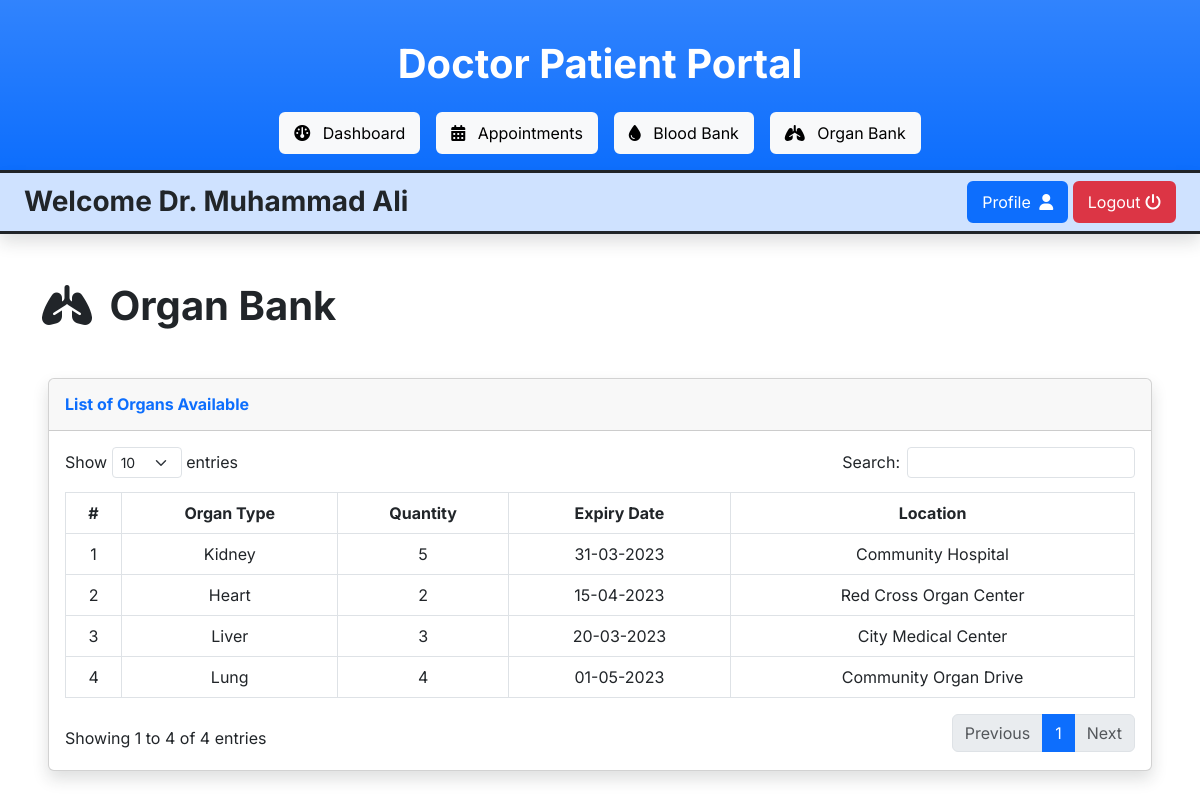
The app's page /doctor/organ-bank.php (signed in) with its own data.
### tables this page shows
CREATE TABLE `doctors` (
  `doctor_id` int(11) NOT NULL,
  `first_name` varchar(255) NOT NULL,
  `last_name` varchar(255) NOT NULL,
  `email` varchar(255) NOT NULL,
  `password` varchar(255) NOT NULL,
  `gender` varchar(255) NOT NULL,
  `dob` date NOT NULL,
  `phone` varchar(255) NOT NULL,
  `address` varchar(255) NOT NULL,
  `qualification` varchar(255) NOT NULL,
  `specialisation` varchar(255) NOT NULL,
  `dt` datetime NOT NULL DEFAULT current_timestamp()
);

CREATE TABLE `organ_bank` (
  `organ_bank_id` int(11) NOT NULL,
  `organ_type` varchar(255) NOT NULL,
  `quantity` int(11) NOT NULL,
  `expiry_date` date NOT NULL,
  `location` varchar(255) NOT NULL
);

### doctor/organ-bank.php (the view, shortened to what this page needs)
<?php include("includes/header.php") ?>
<div class="container my-5">
    <h1><i class="fa-solid fa-lungs me-2"></i> Organ Bank</h1>
</div>
<div class="card shadow mb-4 mx-5">
    <div class="card-header py-3">
        <h6 class="m-0 font-weight-bold text-primary">List of Organs Available</h6>
    </div>
    <div class="card-body">
        <div class="table-responsive">
            <table class="table table-bordered w-100 py-2 text-center" id="organTable">
                <thead>
                    <tr>
                        <th>#</th>
                        <th>Organ Type</th>
                        <th>Quantity</th>
                        <th>Expiry Date</th>
                        <th>Location</th>
                    </tr>
                </thead>
                <tbody>
                    <?php
                    $i = 1;
                    $query = mysqli_query($con, "SELECT * FROM organ_bank");
                    while ($row = mysqli_fetch_assoc($query)) {
                    ?>
                        <tr>
                            <td><?php echo $i ?></td>
                            <td><?php echo $row["organ_type"] ?></td>
                            <td><?php echo $row["quantity"] ?></td>
                            <td><?php echo date("d-m-Y", strtotime($row["expiry_date"])) ?></td>
                            <td><?php echo $row["location"] ?></td>
                        </tr>
                    <?php
                        $i++;
                    }
                    ?>
                </tbody>
            </table>
        </div>
    </div>
</div>
<?php include("includes/footer.php") ?>

### doctor/includes/header.php (shortened to what this page needs)
<?php
include("../connection.php");
$doctor_id = $_SESSION["doctor_id"];
$query = mysqli_query($con, "SELECT * FROM doctors WHERE doctor_id = '$doctor_id'");
$row = mysqli_fetch_assoc($query);
?>
<!DOCTYPE html>
<html lang="en">
<head>
    <link rel="stylesheet" href="../vendor/bootstrap/bootstrap.min.css">
    <link rel="stylesheet" href="../vendor/fontawesome/css/all.min.css">
    <link rel="stylesheet" href="../vendor/datatables/dataTables.bootstrap5.min.css">
    <link rel="stylesheet" href="../admin-panel.css">
</head>
<body>
    <header class="text-center border-bottom border-3 border-dark bg-primary bg-gradient text-white py-3">
        <h1 class="my-4">Doctor Patient Portal</h1>
        <ul class="nav d-flex justify-content-center gap-3">
            <li><a class="btn btn-light" href="./"><i class="fa-solid fa-dashboard me-2"></i> Dashboard</a></li>
            <li><a class="btn btn-light" href="appointments"><i class="fa-solid fa-calendar-days me-2"></i>
                    Appointments</a>
            </li>
            <li><a class="btn btn-light" href="blood-bank"><i class="fa-solid fa-droplet me-2"></i>
                    Blood Bank</a>
            </li>
            <li><a class="btn btn-light" href="organ-bank"><i class="fa-solid fa-lungs me-2"></i>
                    Organ Bank</a>
            </li>
        </ul>
    </header>
    <div class="bg-primary-subtle py-2 px-4 d-flex justify-content-between align-items-center border-bottom border-3 border-dark shadow">
        <h3 class="m-0">Welcome Dr. <?php echo $row["first_name"] . " " . $row["last_name"] ?></h3>
        <div>
            <a href="profile" class="btn btn-primary">Profile <i class="fa-solid fa-user ms-1"></i></a>
            <a href="#logoutModal" data-bs-toggle="modal" class="btn btn-danger">Logout <i class="fa-solid fa-power-off"></i></a>
        </div>
    </div>

### admin-panel.css (style rules this page uses)
body { font-family: 'Inter', sans-serif; }
h1, h2, h3, h4, h5, h6 { font-weight: 700; }
.dataTables_wrapper thead th { text-align: center !important; }

### records on screen
doctors: first_name "Muhammad", last_name "Ali"
organ_bank: organ_type "Kidney", quantity "5", expiry_date "31-03-2023", location "Community Hospital"
organ_bank: organ_type "Heart", quantity "2", expiry_date "15-04-2023", location "Red Cross Organ Center"
organ_bank: organ_type "Liver", quantity "3", expiry_date "20-03-2023", location "City Medical Center"
organ_bank: organ_type "Lung", quantity "4", expiry_date "01-05-2023", location "Community Organ Drive"
